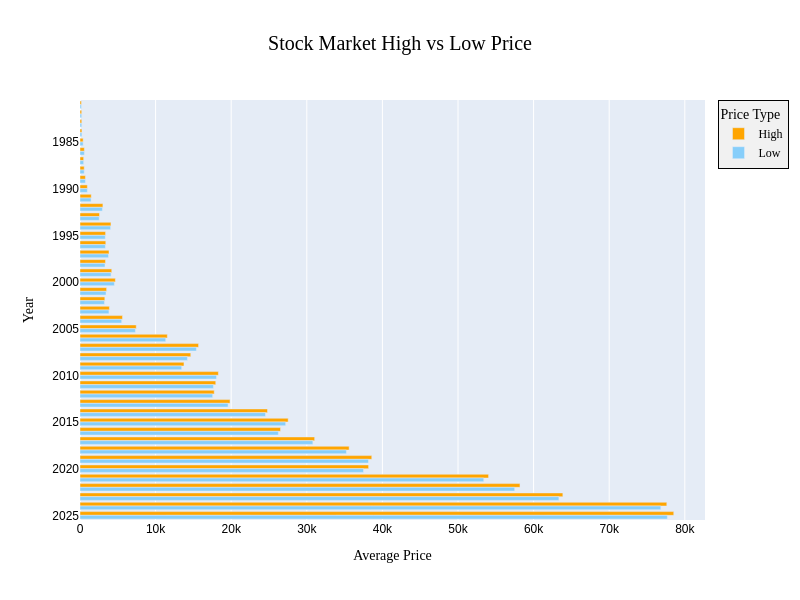

Notebook source saved alongside this figure:
### Markdown cell above
# Overall Years High and Low Analysis

### Code cell
import pandas as pd
import plotly.express as px

# Load Excel data
df1 = pd.read_excel(r"D:\Akhila\ADQ\SENSEX\VERSION_4\Datasets\Sensex_with weekends(1981 to 27-06-2025).xlsx")

# Preprocess Date column
df1['Date'] = pd.to_datetime(df1['Date'], errors='coerce')
df1 = df1.dropna(subset=['Date'])
df1['Year'] = df1['Date'].dt.year

# Clean 'High' and 'Low'
for col in ['High', 'Low']:
    df1[col] = df1[col].astype(str).str.replace(',', '').str.strip()
    df1[col] = pd.to_numeric(df1[col], errors='coerce')

df1 = df1.dropna(subset=['High', 'Low'])

# Calculate averages
avg_high_low = df1.groupby('Year')[['High', 'Low']].mean().reset_index()

# Reshape for horizontal Plotly Express bar chart
df_melted = avg_high_low.melt(id_vars='Year', value_vars=['High', 'Low'], 
                              var_name='Price Type', value_name='Average Price')

# Create horizontal bar chart with interactivity
fig = px.bar(
    df_melted,
    y='Year',
    x='Average Price',
    color='Price Type',
    orientation='h',
    color_discrete_map={
        'High': '#FFA500',  # orange
        'Low': '#87CEFA'    # skyblue
    },
    hover_data={
        'Year': True,
        'Price Type': True,
        'Average Price': ':.2f'
    },
    barmode='group',
    title="Stock Market High vs Low Price (Interactive Horizontal Chart)",
    height=800,
    width=1000
)

# Style the layout like your Jira chart
fig.update_layout(
    title=dict(
        text="Stock Market High vs Low Price ",
        x=0.5,
        xanchor='center',
        font=dict(size=20, family="Arial Black", color='black')
    ),
    xaxis=dict(
        title=dict(text='Average Price', font=dict(size=14, family="Arial Black", color='black')),
        tickfont=dict(size=12, family="Arial", color='black')
    ),
    yaxis=dict(
        title=dict(text='Year', font=dict(size=14, family="Arial Black", color='black')),
        tickfont=dict(size=12, family="Arial", color='black'),
        autorange='reversed'  # Latest year at bottom
    ),
    legend_title=dict(text="Price Type"),
    legend=dict(
        bgcolor='rgba(240,240,240,0.9)',
        bordercolor='black',
        borderwidth=1,
        font=dict(family="Arial Black", size=12, color="black")
    ),
    hovermode='y unified'
)
fig.update_layout(
    width=800,   # 🔁 Adjust width in pixels
    height=600,   # 🔁 Adjust height in pixels

)


fig.show()

### Figure 1 — Plotly figure (JSON) as saved in the notebook; plotly's stock layout.template omitted (floating-point values rounded to 4 significant figures)
{"data": [{"alignmentgroup": "True", "customdata": [["High"], ["High"], ["High"], ["High"], ["High"], ["High"], ["High"], ["High"], ["High"], ["High"], ["High"], ["High"], ["High"], ["High"], ["High"], ["High"], ["High"], ["High"], ["High"], ["High"], ["High"], ["High"], ["High"], ["High"], ["High"], ["High"], ["High"], ["High"], ["High"], ["High"], ["High"], ["High"], ["High"], ["High"], ["High"], ["High"], ["High"], ["High"], ["High"], ["High"], ["High"], ["High"], ["High"], ["High"], ["High"]], "hovertemplate": "Price Type=%{customdata[0]}<br>Average Price=%{x:.2f}<br>Year=%{y}<extra></extra>", "legendgroup": "High", "marker": {"color": "#FFA500", "pattern": {"shape": ""}}, "name": "High", "offsetgroup": "High", "orientation": "h", "showlegend": true, "textposition": "auto", "type": "bar", "x": [189.5, 223.2, 231.6, 252.3, 418.3, 579.7, 485.6, 558.1, 717.7, 973.1, 1488.0, 3031.0, 2583.0, 4094.0, 3382.0, 3412.0, 3838.0, 3377.0, 4201.0, 4679.0, 3521.0, 3284.0, 3889.0, 5619.0, 7439.0, 11550.0, 15680.0, 14650.0, 13750.0, 18300.0, 17960.0, 17760.0, 19840.0, 24800.0, 27540.0, 26520.0, 31040.0, 35600.0, 38600.0, 38180.0, 54040.0, 58200.0, 63870.0, 77620.0, 78540.0], "xaxis": "x", "y": [1981, 1982, 1983, 1984, 1985, 1986, 1987, 1988, 1989, 1990, 1991, 1992, 1993, 1994, 1995, 1996, 1997, 1998, 1999, 2000, 2001, 2002, 2003, 2004, 2005, 2006, 2007, 2008, 2009, 2010, 2011, 2012, 2013, 2014, 2015, 2016, 2017, 2018, 2019, 2020, 2021, 2022, 2023, 2024, 2025], "yaxis": "y"}, {"alignmentgroup": "True", "customdata": [["Low"], ["Low"], ["Low"], ["Low"], ["Low"], ["Low"], ["Low"], ["Low"], ["Low"], ["Low"], ["Low"], ["Low"], ["Low"], ["Low"], ["Low"], ["Low"], ["Low"], ["Low"], ["Low"], ["Low"], ["Low"], ["Low"], ["Low"], ["Low"], ["Low"], ["Low"], ["Low"], ["Low"], ["Low"], ["Low"], ["Low"], ["Low"], ["Low"], ["Low"], ["Low"], ["Low"], ["Low"], ["Low"], ["Low"], ["Low"], ["Low"], ["Low"], ["Low"], ["Low"], ["Low"]], "hovertemplate": "Price Type=%{customdata[0]}<br>Average Price=%{x:.2f}<br>Year=%{y}<extra></extra>", "legendgroup": "Low", "marker": {"color": "#87CEFA", "pattern": {"shape": ""}}, "name": "Low", "offsetgroup": "Low", "orientation": "h", "showlegend": true, "textposition": "auto", "type": "bar", "x": [189.5, 223.2, 231.6, 252.3, 418.3, 579.7, 485.6, 558.1, 717.7, 973.1, 1465.0, 2965.0, 2546.0, 4049.0, 3346.0, 3357.0, 3769.0, 3309.0, 4111.0, 4551.0, 3445.0, 3238.0, 3829.0, 5516.0, 7326.0, 11340.0, 15400.0, 14210.0, 13450.0, 18060.0, 17650.0, 17550.0, 19590.0, 24540.0, 27210.0, 26240.0, 30800.0, 35240.0, 38160.0, 37500.0, 53410.0, 57500.0, 63350.0, 76830.0, 77690.0], "xaxis": "x", "y": [1981, 1982, 1983, 1984, 1985, 1986, 1987, 1988, 1989, 1990, 1991, 1992, 1993, 1994, 1995, 1996, 1997, 1998, 1999, 2000, 2001, 2002, 2003, 2004, 2005, 2006, 2007, 2008, 2009, 2010, 2011, 2012, 2013, 2014, 2015, 2016, 2017, 2018, 2019, 2020, 2021, 2022, 2023, 2024, 2025], "yaxis": "y"}], "layout": {"barmode": "group", "height": 600, "hovermode": "y unified", "legend": {"bgcolor": "rgba(240,240,240,0.9)", "bordercolor": "black", "borderwidth": 1, "font": {"color": "black", "family": "Arial Black", "size": 12}, "title": {"text": "Price Type"}, "tracegroupgap": 0}, "title": {"font": {"color": "black", "family": "Arial Black", "size": 20}, "text": "Stock Market High vs Low Price ", "x": 0.5, "xanchor": "center"}, "width": 800, "xaxis": {"anchor": "y", "domain": [0, 1], "tickfont": {"color": "black", "family": "Arial", "size": 12}, "title": {"font": {"color": "black", "family": "Arial Black", "size": 14}, "text": "Average Price"}}, "yaxis": {"anchor": "x", "autorange": "reversed", "domain": [0, 1], "tickfont": {"color": "black", "family": "Arial", "size": 12}, "title": {"font": {"color": "black", "family": "Arial Black", "size": 14}, "text": "Year"}}}}
